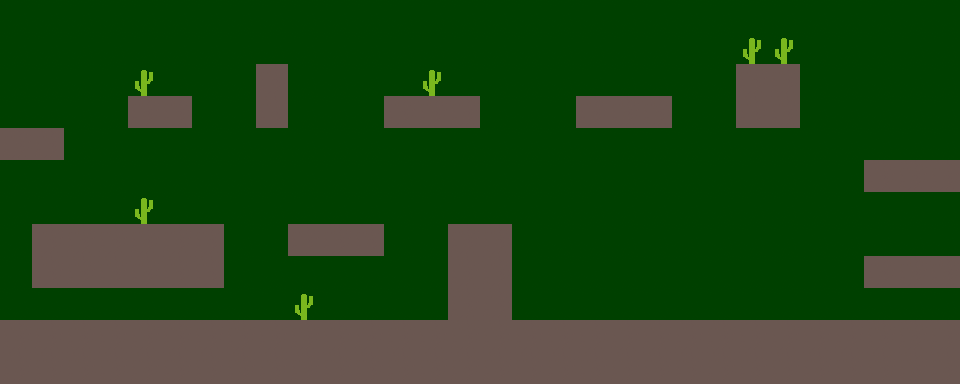

A level layout from a 2D game, rendered from its tile map. Below: a short description, then the map file with its tile-grid data intact:
An orthogonal 30x12 tile map with 32x32 px tiles, 1 tile layer (Capa de patrones 1) and 29 objects (14x pinchos, player, puerta).

<map version="1.10" tiledversion="1.10.1" orientation="orthogonal" renderorder="right-down" width="30" height="12" tilewidth="32" tileheight="32" infinite="0" nextlayerid="5" nextobjectid="32">
 <tileset firstgid="1" source="Spritesheet.tsx" />
 <layer id="1" name="Capa de patrones 1" width="30" height="12">
  <data encoding="csv">
7,7,7,7,7,7,7,7,7,7,7,7,7,7,7,7,7,7,7,7,7,7,7,7,7,7,7,7,7,7,
7,7,7,7,7,7,7,7,7,7,7,7,7,7,7,7,7,7,7,7,7,7,7,9,9,7,7,7,7,7,
7,7,7,7,9,7,7,7,6,7,7,7,7,9,7,7,7,7,7,7,7,7,7,6,6,7,7,7,7,7,
7,7,7,7,6,6,7,7,6,7,7,7,6,6,6,7,7,7,6,6,6,7,7,6,6,7,7,7,7,7,
6,6,7,7,7,7,7,7,7,7,7,7,7,7,7,7,7,7,7,7,7,7,7,7,7,7,7,7,7,7,
7,7,7,7,7,7,7,7,7,7,7,7,7,7,7,7,7,7,7,7,7,7,7,7,7,7,7,6,6,6,
7,7,7,7,9,7,7,7,7,7,7,7,7,7,7,7,7,7,7,7,7,7,7,7,7,7,7,7,7,7,
7,6,6,6,6,6,6,7,7,6,6,6,7,7,6,6,7,7,7,7,7,7,7,7,7,7,7,7,7,7,
7,6,6,6,6,6,6,7,7,7,7,7,7,7,6,6,7,7,7,7,7,7,7,7,7,7,7,6,6,6,
7,7,7,7,7,7,7,7,7,9,7,7,7,7,6,6,7,7,7,7,7,7,7,7,7,7,7,7,7,7,
6,6,6,6,6,6,6,6,6,6,6,6,6,6,6,6,6,6,6,6,6,6,6,6,6,6,6,6,6,6,
6,6,6,6,6,6,6,6,6,6,6,6,6,6,6,6,6,6,6,6,6,6,6,6,6,6,6,6,6,6
</data>
 </layer>
 <objectgroup id="4" name="ParaSaltar">
  <object id="31" x="2.0415" y="93.875" width="958.021" height="288.25" />
 </objectgroup>
 <objectgroup id="2" name="Plataforma">
  <object id="1" x="0" y="320.208" width="958.667" height="61.125" />
  <object id="2" x="447.938" y="224.25" width="64.0625" height="95.9318" />
  <object id="3" x="288.5" y="224.5" width="96" height="31" />
  <object id="4" x="0" y="128" width="63.6364" height="32.1364" />
  <object id="5" x="127.515" y="95.9318" width="63.6364" height="32.1364" />
  <object id="6" x="383.894" y="95.9735" width="95.9545" height="32.0341" />
  <object id="7" x="576.182" y="96.5985" width="95.6364" height="32.1364" />
  <object id="8" x="863.909" y="160.265" width="96.0341" height="32.1364" />
  <object id="9" x="864.848" y="255.932" width="95.6364" height="32.1364" />
  <object id="10" x="736" y="64.0833" width="63.6667" height="64.5833" />
  <object id="11" x="256" y="64" width="32" height="63.8182" />
  <object id="12" x="32" y="224.5" width="192" height="63.5" />
 </objectgroup>
 <objectgroup id="3" name="Objetos">
  <object id="13" type="player" gid="1" x="464.583" y="166.583" width="32" height="32" />
  <object id="14" type="puerta" gid="3" x="896.042" y="255.875" width="32" height="32">
   <properties>
    <property name="SiguieteNivel" value="nivel13.tmx" />
   </properties>
  </object>
  <object id="15" type="pinchos" gid="8" x="319.75" y="224" width="32" height="32" />
  <object id="16" type="pinchos" gid="8" x="95" y="224.5" width="32" height="32" />
  <object id="17" type="pinchos" gid="8" x="928" y="160" width="32" height="32" />
  <object id="18" type="pinchos" gid="8" x="799.417" y="320.583" width="32" height="32" />
  <object id="19" type="pinchos" gid="8" x="768" y="320.333" width="32" height="32" />
  <object id="20" type="pinchos" gid="8" x="736.667" y="320.417" width="32" height="32" />
  <object id="21" type="pinchos" gid="8" x="704.25" y="320.583" width="32" height="32" />
  <object id="22" type="pinchos" gid="8" x="671.5" y="320.167" width="32" height="32" />
  <object id="23" type="pinchos" gid="8" x="640" y="320.485" width="32" height="32" />
  <object id="24" type="pinchos" gid="8" x="607.333" y="320.121" width="32" height="32" />
  <object id="25" type="pinchos" gid="8" x="512.364" y="320.061" width="32" height="32" />
  <object id="26" type="pinchos" gid="8" x="576.909" y="320" width="32" height="32" />
  <object id="27" type="pinchos" gid="8" x="544.364" y="320.545" width="32" height="32" />
  <object id="30" type="pinchos" gid="8" x="607.636" y="95.9394" width="32" height="32" />
 </objectgroup>
</map>
